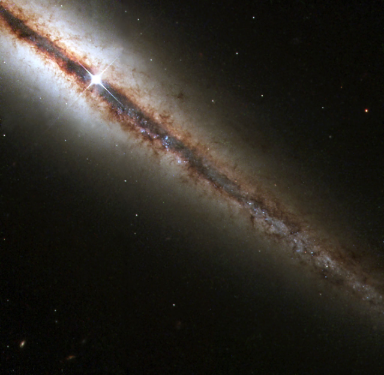
#> input picture Submission/NCG4013Hubble_Small.png, 384 x 375 px
$ python lensing.py
#> lines starting #> are read from the running program, lines starting #| are printed output that depends on the picture
### Submission/processImg.py
# takes in the initial image and prepares it for the lensing simulation.
# saves an array of the RGB values to a file

import numpy as np
import PIL
from PIL import Image as Im

# method to be used by other files in case we don't want to run this individually
def imageTakeInner(image_file):
#> called with image_file = 'NCG4013Hubble_Small.png'
    image = Im.open(image_file)
#> image is the input picture: PIL image 384x375 RGBA; mean R, G, B, A 47.9, 44, 37.5, 255
    image = np.array(image)
    return image

# method to find where the ray passes through an image
def findPixel(y_center, z_center, x_position, pixel_length, ri, v):
    xi, yi, zi = ri # initial positions, should input the final positions BEFORE the ray passes through the image
    vx, vy, vz = v # velocities from the same time as the initial position
    X = x_position - xi
    zf = zi + X*(vz/vx)
    yf = yi + X*(vy/vx)
    j = (zf + z_center)/pixel_length
    i = (yf + y_center)/pixel_length
    j = int(j)
    i = int(i)
    return i, j # y then x indices for the pixel

### Submission/projFuncs.py
import numpy as np
from inputVariables import *
from numba import njit

# RK4
@njit
def rk4(u, t, h, E, L):
	# Equations of motion for the Schwarchild Metric
	def F_schwarz(t, u, E, L): # Note, this takes in SPHERICAL COORDINATES and outputs them in SPHERICAL COORDINATES
		r, theta, phi, vr, vtheta, vphi = u
		# vel = np.array([vx, vy, vz])
		vtheta = 0
		vphi = L/(r**2)
		ar = -Rs/(2*r**2)*((L/r)**2)+((L**2)/(r**3))*(1-(Rs/r))
		atheta = 0
		aphi = 0
		return np.array([vr, vtheta, vphi, ar, atheta, aphi], dtype = np.float64)
	k1 = F_schwarz(t, u, E, L)
	k2 = F_schwarz(t + 0.5*h, u + 0.5*h*k1, E, L)
	k3 = F_schwarz(t + 0.5*h, u + 0.5*h*k2, E, L)
	k4 = F_schwarz(t + h, u + h*k3, E, L)
	return u + h/6 * (k1 + 2*k2 + 2*k3 + k4)

# Richardson Extrapolation using RK4 with a full time step and two half time steps.
# [This one works!]
def rk4RE(u, t, h, E, L):
	p = 4
	eps_rel = 1e-7
	eps_abs = 1e-15
	# u1 using usual RK4 with two half-time steps

	u1 = rk4(u, t, h/2, E, L)
	u1 = rk4(u1, t+h/2, h/2, E, L)

	# u2 with one timestep
	u2 = rk4(u, t, h, E, L)

	lte = 2**p/(2**p-1)*np.abs(u1-u2) # Local truncation error (local error estimate)
	re = lte/(eps_rel*np.abs(u) + eps_abs)
	re = np.max(np.where(re==0, 1, re)) # Replace zeros with ones to avoid division by zero
	hnew = h/re**(1/(p+1)) # time step adjustment

	if np.max(re)>2:
		return rk4RE(u, t, hnew, E, L)
	else:
		return hnew, rk4(u, t, hnew, E, L)

# Using physics convention. Theta = polar angle [0,pi] (measured from z axis), Phi = Azimuthal angle [0,2*pi](measured AROUND z axis; in xy plane)
@njit
def cart2sph(x=0,y=0,z=0,vx=0,vy=0,vz=0):
	r = np.sqrt(x**2+y**2+z**2)
	theta = np.arccos(z/r)
	phi = np.arctan2(y,x)
	rho = np.sqrt(x**2+y**2)
	sinTheta = rho/r
	cosTheta = z/r
	sinPhi = y/rho
	cosPhi = x/rho
	vr = (x*vx + y*vy + z*vz)/r
	vtheta = (vx*cosTheta*cosPhi + vy*cosTheta*sinPhi - vz*sinTheta)/r
	vphi = (-vx*sinPhi + vy*cosPhi)/rho
	return r,theta,phi,vr,vtheta,vphi

@njit
def sph2cart(r=0,theta=0,phi=0,vr=0,vtheta=0,vphi=0):
	x = r*np.sin(theta)*np.cos(phi)
	y = r*np.sin(theta)*np.sin(phi)
	z = r*np.cos(theta)
	rho = r*np.sin(theta)
	vx = vr*np.sin(theta)*np.cos(phi) + r*vtheta*np.cos(theta)*np.cos(phi) - rho*vphi*np.sin(phi)
	vy = vr*np.sin(theta)*np.sin(phi) + r*vtheta*np.cos(theta)*np.sin(phi) + rho*vphi*np.cos(phi)
	vz = vr*np.cos(theta) - r*vtheta*np.sin(theta)
	return x,y,z,vx,vy,vz

@njit
def rotX(V,angle): # Rotate about x axis by angle. Takes in V=[x,y,z]
	xrot = V[0]
	yrot = V[1]*np.cos(angle)-V[2]*np.sin(angle)
	zrot = V[1]*np.sin(angle)+V[2]*np.cos(angle)
	return np.array([xrot, yrot, zrot], dtype = np.float64)

@njit
def A(r):
	return 1-(2*M/r)

# EOM. traj=0 keeps trajectory be default, traj=1 only keeps the last two points.
def integrate_EOM(r0=np.array([-100, 0, 0], dtype = np.float64), v0=np.array([1, 0, 0], dtype = np.float64), traj=0, Bound = np.array([200,200,200]),h=1): # Takes in CARTESIAN positions and velocities (also returns these in CARTESIAN)
	if traj !=0 and traj !=1:
		print("Invalid trajectory option! Please input 0 to save whole trajectory and 1 to keep the last two points.")
	t = 0
	# Re-frame problem to solve in the correct plane.
	uList = [[t, r0[0], r0[1], r0[2], v0[0], v0[1], v0[2]]]
	if r0[2] != 0:
		rotateBy = np.arctan2(r0[2],r0[1])#-(np.pi/2)
		r0rot = rotX(r0,-rotateBy)
	else:
		rotateBy = 0
		r0rot = r0

	sphICs = cart2sph(r0rot[0],r0rot[1],r0rot[2],v0[0],v0[1],v0[2]) # For FIXED ICs, [r, theta, phi, vr, vtheta, vphi]
	u = np.array(sphICs)
	counter = 0
	MaxCount = 10000
	L = (sphICs[0]**2)*(sphICs[5])
	E = np.sqrt(sphICs[3]**2 + A(sphICs[0])*((L/sphICs[0])**2))

	while (u[0] > Rs) and (np.abs(sph2cart(u[0],u[1],u[2])[0])<Bound[0]) and (np.abs(sph2cart(u[0],u[1],u[2])[1])<Bound[1]) and (np.abs(sph2cart(u[0],u[1],u[2])[2])<Bound[2]) and counter < MaxCount:
		counter += 1
		if traj == 1: # Save previous point
			uRotBackPosA = rotX(sph2cart(u[0],u[1],u[2],u[3],u[4],u[5])[0:3],rotateBy)
			uRotBackVelA = rotX(sph2cart(u[0],u[1],u[2],u[3],u[4],u[5])[3:6],rotateBy)
			uList[:] = [[t, uRotBackPosA[0], uRotBackPosA[1], uRotBackPosA[2], uRotBackVelA[0], uRotBackVelA[1], uRotBackVelA[2]]]

		h, u[:] = rk4RE(u, t, h, E, L)
		t += h

		uRotBackPosB = rotX(sph2cart(u[0],u[1],u[2],u[3],u[4],u[5])[0:3],rotateBy)
		uRotBackVelB = rotX(sph2cart(u[0],u[1],u[2],u[3],u[4],u[5])[3:6],rotateBy)
		uList.append(np.concatenate(([t],uRotBackPosB,uRotBackVelB)))

	uArr = np.transpose(np.array([uList])) # transposed to make positions easier to grab.
	return uArr # [t, x, y, z, vx, vy, vz]

### Submission/lensing.py
import numpy as np
import seaborn as sns
import matplotlib.pyplot as plt
from matplotlib import cm # Color maps
from projFuncs import *
from processImg import *
import PIL
from PIL import Image as Im
from tqdm import tqdm

# Make video
import cv2
import os
from natsort import natsorted

# Parallelize
from joblib import Parallel, delayed


### Using geometrized units; c=G=1.

pixel_lengthi = 1 # pixel length for the initial image
pixel_lengthf = 1 # pixel length for the final image
x1 = -20 # location of where we observe the final image
x2 = 50 # location of the initial image. Keep it a positive number and the final image at a negative location for later parts of this program to work.
# make SURE that |x2| > |x1| so that using the bounds argument in the integrating function works.
y_bound = 2000
z_bound = 2000

# Video parameters
vidFolder = "video"
fps = 6
video_name = 'figures/lensing.mp4'

# set up images
imageName = "NCG4013Hubble_Small.png"
initialImage = imageTakeInner(imageName)
y_sizei, z_sizei, x_sizei = initialImage.shape
#> y_sizei = 375; z_sizei = 384; x_sizei = 4
y_sizef = 250
z_sizef = 250
x_sizef = x_sizei # needs to be the same to transfer the information between the matrices.
#> x_sizef = 4
finalImage = np.zeros(np.array([y_sizef, z_sizef, x_sizef]), dtype='int')

# intial image position values
y_positionsi = np.arange(0, y_sizei, 1)
#> y_positionsi = 375 values from 0 to 374
z_positionsi = np.arange(0, z_sizei, 1)
#> z_positionsi = 384 values from 0 to 383
y_positionsi = pixel_lengthi*(y_positionsi - y_sizei/2)
#> y_positionsi = 375 values from -187.5 to 186.5
z_positionsi = pixel_lengthi*(z_positionsi - z_sizei/2)
#> z_positionsi = 384 values from -192 to 191

nFrames = 60 # Number of frames
pixelStepFrame = 2 # how many pixels to move each frame. Must be an integer.

plt.style.use('dark_background')

print("Started.")

def process(f):
#> called with f = 0
    y_centeri = pixel_lengthi*y_sizei/2+(nFrames*pixelStepFrame)/2-f*pixelStepFrame
    z_centeri = pixel_lengthi*z_sizei/2-(nFrames*pixelStepFrame)/2+f*pixelStepFrame

    # final image position values
    y_positionsf = np.arange(0, y_sizef, 1)
    z_positionsf = np.arange(0, z_sizef, 1)
    y_positionsf = pixel_lengthf*(y_positionsf - y_sizef/2)
    z_positionsf = pixel_lengthf*(z_positionsf - z_sizef/2)

    # for shift in range(30)
    y_centerf = pixel_lengthf*y_sizef/2
    z_centerf = (pixel_lengthf*z_sizef/2)-(nFrames*pixelStepFrame)/2+f*pixelStepFrame

    for i in range(y_sizef):
        for j in range(z_sizef):
            z = z_positionsf[j]
            y = y_positionsf[i]
            x = x1
            vx = 1
            vy = 0
            vz = 0
            u = integrate_EOM(np.array([x,y,z]), np.array([vx,vy,vz]),1,np.array([x2,y_bound + 1,z_bound + 1]))
            Upu = u[1:,-2,0] # penultimate
            Uu = u[1:,-1,0] # ultimate
            if ((Uu[0] - x2) >= 0):
                k,l = findPixel(y_centeri, z_centeri, x2, pixel_lengthi, Upu[:3], Upu[3:])
                if ((k > -1) and (k < y_sizei) and (l > -1) and (l < z_sizei)):
                    finalImage[i,j,:] = initialImage[k,l,:]
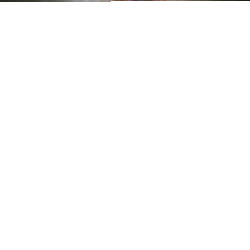
#> finalImage: shape (250, 250, 4) int64; mean R, G, B, A 0.6, 0.5, 0.5, 1.5; transparent parts drawn white
    plt.style.use('dark_background')
    fig,ax = plt.subplots(1)
    ax = plt.gca()
    ax.imshow(finalImage)
    ax.add_patch(plt.Circle((z_sizef/2,y_sizef/2), Rs, color='red'))
    ax.add_patch(plt.Circle((z_sizef/2,y_sizef/2), 1.5*Rs, color='red', fill=False, linewidth=2.0, linestyle=':'))
    ax.add_patch(plt.Circle((z_sizef/2,y_sizef/2), 2.598*Rs, color='red', fill=False, linewidth=2.0, linestyle='--'))
    plt.savefig(str(vidFolder)+"/Lensed_"+str(f)+"_"+imageName)
    plt.close(fig)

#> (the run stopped early here; a loop or call above may not have finished)
